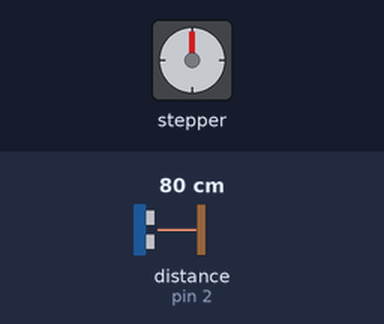
The sketch below on a simulated Arduino Uno, built with avr-gcc and run on an emulated ATmega328P. On the bench: stepper motor. Wiring (inferred from the names in the program): ultrasonic range finder: trigger pin 3; echo pin 2. The test bench sets the inputs (shaded band); at power-on: distance to the obstacle (sensor on pin 2) 80 cm. The echo pulse lasts 58.3 µs per cm; stepper angles assume 2048 steps per turn; what the sketch prints to the serial monitor is not drawn.

Above: at 1.2 s.
1.3 s: distance to the obstacle (sensor on pin 2) set to 2 cm
At 1.48 s:
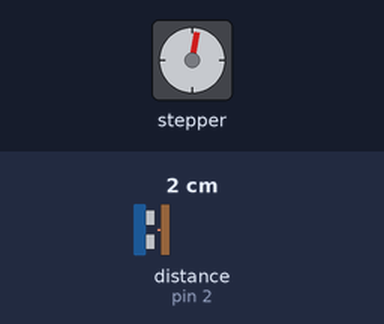
At 1.83 s:
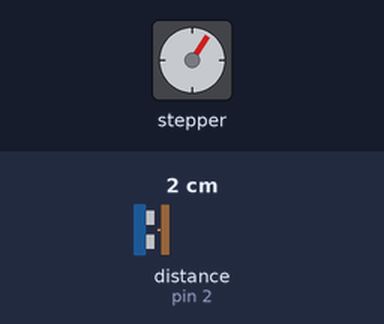
4.3 s: distance to the obstacle (sensor on pin 2) set to 60 cm
At 4.9 s:
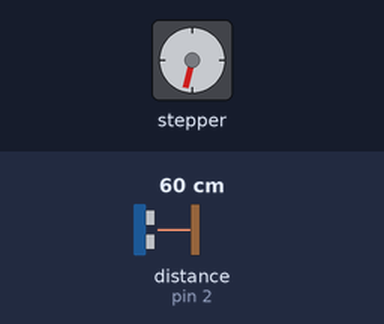
6.0 s: distance to the obstacle (sensor on pin 2) set to 4 cm
At 6.18 s:
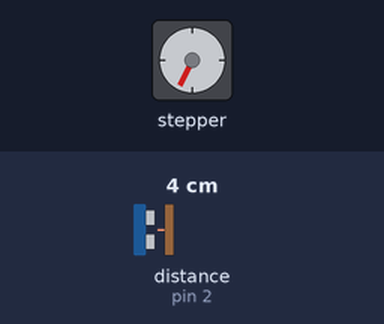
9.0 s: distance to the obstacle (sensor on pin 2) set to 9 cm
12.0 s: distance to the obstacle (sensor on pin 2) set to 18 cm
15.0 s: distance to the obstacle (sensor on pin 2) set to 35 cm
Timing chart, 0 to 19.0 s (numbered marks = the images above; inputs shaded):
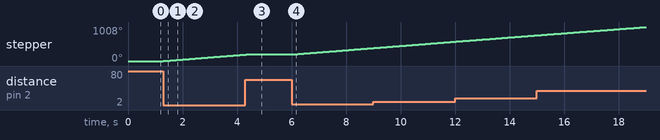

The sketch:

autoBin_ino.ino
```cpp
  // INOLINE 1
  // INOLINE 1 // INOLINE 2
  // INOLINE 1 // INOLINE 2 // INOLINE 3
  // INOLINE 1 // INOLINE 2 // INOLINE 3 // INOLINE 4
#include <Stepper.h> // INOLINE  // INOLINE 3 // INOLINE 4 // INOLINE 5
 // INOLINE 4 // INOLINE 5 // INOLINE 6
#define SR04_TRIG 3 // INOLINE 5 // INOLINE 6 // INOLINE 7
#define SR04_ECHO 2 // INOLINE 6 // INOLINE 7 // INOLINE 8
 // INOLINE 7 // INOLINE 8 // INOLINE 9
#define stPin1 8 // INOLINE 8 // INOLINE 9 // INOLINE 10
#define stPin2 9 // INOLINE 9 // INOLINE 10 // INOLINE 11
#define stPin3 10 // INOLINE 10 // INOLINE 11 // INOLINE 12
#define stPin4 11 // INOLINE 11 // INOLINE 12 // INOLINE 13
 // INOLINE 12 // INOLINE 13 // INOLINE 14
#define STEPS_PER_REV 32 // INOLINE 13 // INOLINE 14 // INOLINE 15
 // INOLINE 14 // INOLINE 15 // INOLINE 16
float duration; // INOLINE 15 // INOLINE 16 // INOLINE 17
Stepper stpMtr(STEPS_PER_REV,8,10,9,11); // INOLINE 16 // INOLINE 17 // INOLINE 18
 // INOLINE 17 // INOLINE 18 // INOLINE 19
void turnclockwise(int nspeed, int steps) // INOLINE 18 // INOLINE 19 // INOLINE 20
{ // INOLINE 19 // INOLINE 20 // INOLINE 21
  stpMtr.setSpeed(nspeed); // INOLINE 21 // INOLINE 22
  stpMtr.step(steps); // INOLINE 22 // INOLINE 23
} // INOLINE 21 // INOLINE 23 // INOLINE 24
 // INOLINE 22 // INOLINE 24 // INOLINE 25
void sonarSend() // INOLINE 23 // INOLINE 25 // INOLINE 26
{ // INOLINE 24 // INOLINE 26 // INOLINE 27
  digitalWrite(SR04_TRIG, LOW); // INOLINE 25 // INOLINE 27 // INOLINE 28
  delayMicroseconds(2); // INOLINE 26 // INOLINE 28 // INOLINE 29
  digitalWrite(SR04_TRIG, HIGH); // INOLINE 27 // INOLINE 29 // INOLINE 30
  delayMicroseconds(10); // INOLINE 28 // INOLINE 30 // INOLINE 31
  digitalWrite(SR04_TRIG, LOW); // INOLINE 29 // INOLINE 31 // INOLINE 32
} // INOLINE 30 // INOLINE 32 // INOLINE 33
 // INOLINE 31 // INOLINE 33 // INOLINE 34
float getDistance() // INOLINE 32 // INOLINE 34 // INOLINE 35
{ // INOLINE 33 // INOLINE 35 // INOLINE 36
   duration = pulseIn(SR04_ECHO, HIGH); // INOLINE 34 // INOLINE 36 // INOLINE 37
   return (duration/2)*0.0343; // INOLINE 35 // INOLINE 37 // INOLINE 38
} // INOLINE 36 // INOLINE 38 // INOLINE 39
 // INOLINE 37 // INOLINE 39 // INOLINE 40
void setup() // INOLINE 38 // INOLINE 40 // INOLINE 41
{ // INOLINE 39 // INOLINE 41 // INOLINE 42
  pinMode(SR04_TRIG, OUTPUT); // INOLINE 40 // INOLINE 42 // INOLINE 43
  pinMode(SR04_ECHO, INPUT); // INOLINE 41 // INOLINE 43 // INOLINE 44
  Serial.begin(9600);   // INOLINE 42 // INOLINE 44 // INOLINE 45
} // INOLINE 43 // INOLINE 45 // INOLINE 46
void loop() // INOLINE 44 // INOLINE 46 // INOLINE 47
{ // INOLINE 45 // INOLINE 47 // INOLINE 48
  sonarSend(); // INOLINE 46 // INOLINE 48 // INOLINE 49
  int dist = getDistance(); // INOLINE 47 // INOLINE 49 // INOLINE 50
  Serial.write(dist); // INOLINE 48 // INOLINE 50 // INOLINE 51
  if(dist < 40) // INOLINE 51 // INOLINE 52
  { // INOLINE 52 // INOLINE 53
    turnclockwise(700,16); // INOLINE 53 // INOLINE 54
  } // INOLINE 54 // INOLINE 55
  //turnclockwise(700,16);
  //delay(1000);
} // INOLINE 49 // INOLINE 55 // INOLINE 56
```

Measured:
- after the input at 1.3 s, stepper: keeps turning clockwise at about 64°/s, starting at once
- after the input at 4.3 s, stepper: goes on until 4.3 s, then stays 194°
- after the input at 6.0 s, stepper: keeps turning clockwise at about 64°/s, starting at once
